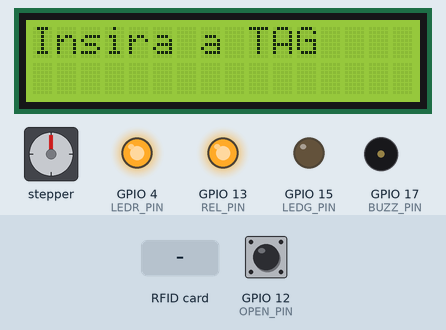
The sketch below on a simulated ESP32. Shown: 16×2 character LCD, stepper motor, output pins drawn as LEDs (lit = HIGH), buzzer (waves = sounding). The inputs (shaded band) are chosen by the test bench; at power-on: GPIO 12 (OPEN_PIN) HIGH. Stepper angles assume 200 steps per turn; what the sketch prints to the serial monitor is not drawn.

Above: at 1.3 s.
1.4 s: RFID card 00 00 00 00 held to the reader
At 3.3 s:
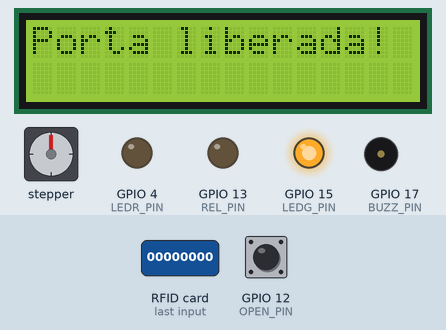
3.9 s: GPIO 12 (OPEN_PIN) pulled LOW for 0.15 s
At 4.7 s:
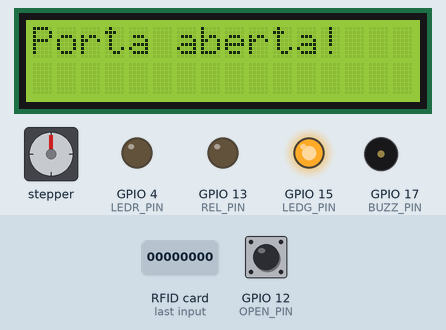
7.0 s: GPIO 12 (OPEN_PIN) pulled LOW for 3.2 s
At 9.07 s:
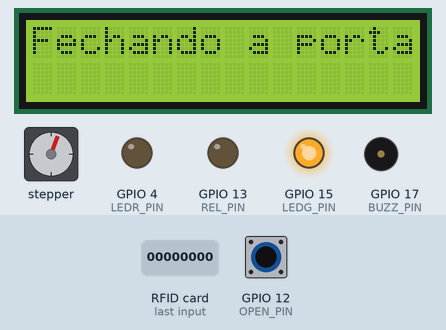
11.7 s: RFID card FB 4A C9 1D held to the reader
At 12.2 s:
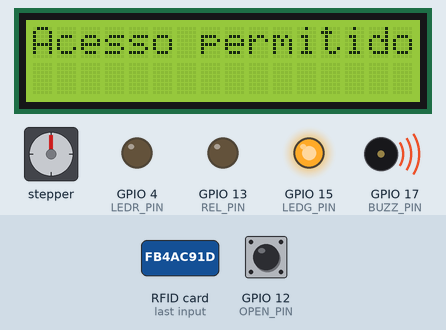
14.7 s: RFID card 12 34 56 78 held to the reader
At 17.7 s:
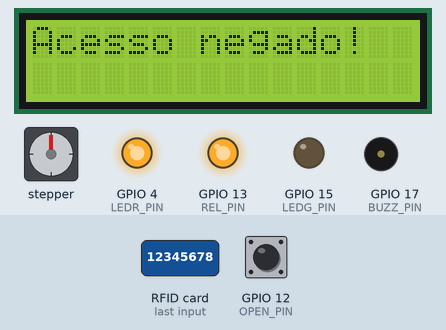
Timing chart, 0 to 19.2 s (numbered marks = the images above; inputs shaded):
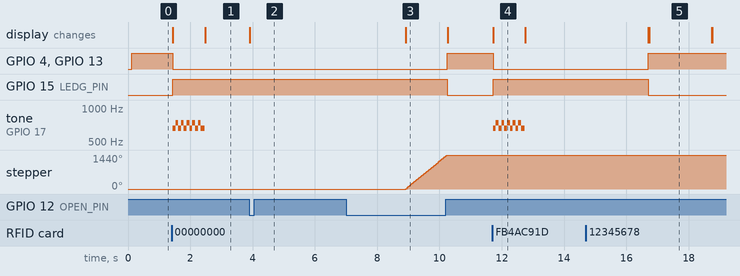

The sketch:

PROJETO_MICRO_WIFI.ino
```cpp
//Configurações Iniciais
  //Definição de Bibliotecas
    #include <Arduino.h> //Arduino
    #include <WiFi.h> //WiFi
    #include <AsyncTCP.h> //Comunicação TCP Assíncrona
    #include <ESPAsyncWebServer.h> //Servidor Web Assíncrono
    #include <SPI.h> //Sensor RFID
    #include <MFRC522.h> //Sensor RFID
    #include <Wire.h> //Módulo LCD
    #include <LiquidCrystal_I2C.h> //Módulo LCD
    #include <Stepper.h> //Motor de Passo

  //Mapeamento de Harware
    #define SS_PIN 5 //Sensor RFID (SDA)
    #define RST_PIN 2 //Sensor RFID (RST)
    #define LEDG_PIN 15 //LED Verde
    #define LEDR_PIN 4 //LED Vermelho
    #define BUZZ_PIN 17 //Buzzer
    #define REL_PIN 13 //Relé
    #define OPEN_PIN 12 //Switch fim de curso
    #define IN1 14 //Pino 1 - Motor de Passo
    #define IN2 27 //Pino 2 - Motor de Passo
    #define IN3 26 //Pino 3 - Motor de Passo
    #define IN4 25 //Pino 4 - Motor de Passo

  //Definição de variáveis
    note_t tone1 = NOTE_Fs; //Nota Fá Sustenido
    note_t tone2 = NOTE_E; //Nota Mi

    String tag1 = "00 00 00 00"; //TAG 1
    String tag2 = "00 00 00 00"; //TAG 2
    String tag3 = "00 00 00 00"; //TAG 3
    String tag4 = "00 00 00 00"; //TAG 4

    bool doorOpen = false; //Manipulador do Estado de Abertura Porta
    unsigned long doorOpenTime = 0; //Manipulador do Tempo de Abertura da Porta
    const unsigned long openDuration = 5000; //Tempo Máximo de Abertura da Porta

    bool doorReleased = false; //Manipulador do Estado de Liberação da Porta
    unsigned long doorReleasedTime = 0; //Manipulador do Tempo de Liberação da Porta
    const unsigned long releaseDuration = 5000; //Tempo Máximo de Liberação da Porta

    const int stepsPerRevolution = 200; //Passos por volta do Motor de Passo

    char st[20]; //Variáveis Globais - Leitura das TAGS

  //Inicialização de Objetos
    MFRC522 mfrc522(SS_PIN, RST_PIN); //RFID
    LiquidCrystal_I2C lcd(0x27, 16, 2); //LCD
    AsyncWebServer server(80); //WebServer Wi-fi
    Stepper myStepper(stepsPerRevolution, IN1, IN3, IN2, IN4); //Motor de Passo

  //Configurações do Wi-fi
  const char* ssid = "TESTE_WIFI"; //Nome
  const char* pass = "12345678"; //Senha

  const char* PARAM_INPUT_1 = "input1"; //Manipulador do Formulário de Cadastro
  const char* PARAM_INPUT_2 = "input2"; //Manipulador do Formulário de Exclusão


  //Páginas HTML
    String index_html_1 = "<!DOCTYPE html><html lang=\"pt-br\"><head><meta charset=\"UTF-8\"><meta name=\"viewport\" content=\"width=device-width,initial-scale=1\"><title>Controle de usuários</title><style>body{display:flex;justify-content:center;align-items:center;height:100vh;margin:0;background-color:#f2f2f2;font-family:Arial,sans-serif}.background{background-color:#fff;border-radius:10px;padding:20px;box-shadow:0 0 10px rgba(0,0,0,.1);text-align:center}h1{font-family:Arial,sans-serif;color:#000;font-weight:400}form{margin-bottom:20px}input[type=text]{padding:10px;margin-right:10px;border:1px solid #ccc;border-radius:5px;font-family:Arial,sans-serif;font-size:14px}input[type=submit]{padding:10px 20px;border:none;border-radius:5px;background-color:#0074d9;color:#fff;cursor:pointer;font-family:Arial,sans-serif;font-size:14px}input[type=submit]:hover{background-color:#0056b3}</style></head><body><div class=\"background\"><h2>Controle de TAGs - SmartLock</h2><h4>TAGS cadastradas:</h4>";
    String index_html_2 = "<br><form action=\"/get\">Cadastrar TAG: <input type=\"text\" name=\"input1\"> <input type=\"submit\" value=\"Enviar\"></form><form action=\"/get\">Excluir TAG: <input type=\"text\" name=\"input2\"> <input type=\"submit\" value=\"Enviar\"></form>";

    String create_html_1 = "<!DOCTYPE html><html lang=\"pt-br\"><head><meta charset=\"UTF-8\"><meta name=\"viewport\" content=\"width=device-width,initial-scale=1\"><title>Controle de usuários</title><style>body{display:flex;justify-content:center;align-items:center;height:100vh;margin:0;background-color:#f2f2f2;font-family:Arial,sans-serif}.background{background-color:green;border-radius:10px;padding:20px;box-shadow:0 0 10px rgba(0,0,0,.1);text-align:center}h3{font-family:Arial,sans-serif;color:#fff;font-weight:700}span{font-family:Arial,sans-serif;color:#fff;font-weight:bolder}a{color:#0ff}form{font-family:Arial,sans-serif;margin-bottom:20px}input[type=text]{padding:10px;margin-right:10px;border:1px solid #ccc;border-radius:5px;font-family:Arial,sans-serif;font-size:14px}input[type=submit]{padding:10px 20px;border:none;border-radius:5px;background-color:#0074d9;color:#fff;cursor:pointer;font-family:Arial,sans-serif;font-size:14px}input[type=submit]:hover{background-color:#0056b3}</style></head><body><div class=\"background\"><h3>A TAG de UID <span>";
    String create_html_2 = "</span> foi cadastrada com sucesso!<br><a href=\"/\">Retornar à página inicial</a>";

    String delete_html_1 = "<!DOCTYPE html><html lang=\"pt-br\"><head><meta charset=\"UTF-8\"><meta name=\"viewport\" content=\"width=device-width,initial-scale=1\"><title>Controle de usuários</title><style>body{display:flex;justify-content:center;align-items:center;height:100vh;margin:0;background-color:#f2f2f2;font-family:Arial,sans-serif}.background{background-color:red;border-radius:10px;padding:20px;box-shadow:0 0 10px rgba(0,0,0,.1);text-align:center}h3{font-family:Arial,sans-serif;color:#fff;font-weight:700}span{font-family:Arial,sans-serif;color:#fff;font-weight:bolder}a{color:#0ff}form{font-family:Arial,sans-serif;margin-bottom:20px}input[type=text]{padding:10px;margin-right:10px;border:1px solid #ccc;border-radius:5px;font-family:Arial,sans-serif;font-size:14px}input[type=submit]{padding:10px 20px;border:none;border-radius:5px;background-color:#0074d9;color:#fff;cursor:pointer;font-family:Arial,sans-serif;font-size:14px}input[type=submit]:hover{background-color:#0056b3}</style></head><body><div class=\"background\"><h3>A TAG de UID <span>";
    String delete_html_2 = "</span> foi excluída com sucesso!<br><a href=\"/\">Retornar à página inicial</a>";

//Setup
  void setup() {
    //Inicialização da Serial
      Serial.begin(115200);

    //Definição do Modo dos Pinos
      pinMode(LEDR_PIN, OUTPUT);
      pinMode(LEDG_PIN, OUTPUT);
      pinMode(BUZZ_PIN, OUTPUT);
      pinMode(OPEN_PIN, INPUT_PULLUP);
      pinMode(REL_PIN, OUTPUT);

    //Inicialização do Sensor RFID
      SPI.begin();
      mfrc522.PCD_Init();

    //Inicialização do Módulo LCD
      lcd.init();
      lcd.backlight();

    //Inicialização do Módulo Wi-Fi
      WiFi.softAP(ssid, pass); //Inicia o ponto de acesso
      Serial.print("Se conectando a: "); //Imprime mensagem sobre o nome do ponto de acesso
      Serial.println(ssid);

      IPAddress ip = WiFi.softAPIP(); //Endereço de IP

      Serial.print("Endereço de IP: "); //Imprime o endereço de IP
      Serial.println(ip);

      server.begin();
      Serial.println("Servidor online"); //Imprime a mensagem de início


    // Criação da página no servidor web
      server.on("/", HTTP_GET, [](AsyncWebServerRequest *request){
        request->send(200, "text/html", index_html_1 + "<li>" + tag1 + "</li>" + "<li>" + tag2 + "</li>" + "<li>" + tag3 + "</li>" + "<li>" + tag4 + "</li>" + index_html_2);
      });

    // Manipuação das requisições GET
      server.on("/get", HTTP_GET, [] (AsyncWebServerRequest *request) {
        String inputMessage;
        String inputParam;

        //Cadastro de TAG
          if (request->hasParam(PARAM_INPUT_1)) {
            inputMessage = request->getParam(PARAM_INPUT_1)->value();
            inputParam = PARAM_INPUT_1;
            if (tag1 == "00 00 00 00") {
              tag1 = inputMessage;
              request->send(200, "text/html", create_html_1 + inputMessage + create_html_2);
            } else if (tag2 == "00 00 00 00") {
              tag2 = inputMessage;
              request->send(200, "text/html", create_html_1 + inputMessage + create_html_2);
            } else if (tag3 == "00 00 00 00") {
              tag3 = inputMessage;
              request->send(200, "text/html", create_html_1 + inputMessage + create_html_2);
            } else if (tag4 == "00 00 00 00") {
              tag4 = inputMessage;
              request->send(200, "text/html", create_html_1 + inputMessage + create_html_2);
            } else {
              request->send(200, "text/html", delete_html_1 + inputMessage + "</span> não pôde ser cadastrada! Memória cheia. Exclua alguma TAG.<br><a href=\"/\">Retornar à página inicial</a>");
            }
          }

        // Exclusão de TAG
          else if (request->hasParam(PARAM_INPUT_2)) {
            inputMessage = request->getParam(PARAM_INPUT_2)->value();
            inputParam = PARAM_INPUT_2;
            if (tag1 == inputMessage) {
              tag1 = "00 00 00 00";
              request->send(200, "text/html", delete_html_1 + inputMessage + delete_html_2);
            } else if (tag2 == inputMessage) {
              tag2 = "00 00 00 00";
              request->send(200, "text/html", delete_html_1 + inputMessage + delete_html_2);
            } else if (tag3 == inputMessage) {
              tag3 = "00 00 00 00";
              request->send(200, "text/html", delete_html_1 + inputMessage + delete_html_2);
            } else if (tag4 == inputMessage) {
              tag4 = "00 00 00 00";
              request->send(200, "text/html", delete_html_1 + inputMessage + delete_html_2);
            } else {
              request->send(200, "text/html", create_html_1 + inputMessage + "</span> não está cadastrada da base de dados! Nada a ser feito.<br><a href=\"/\">Retornar à página inicial</a>");
            }
          }

        //Manipulação de Erros - Caso não tenha parâmetros
          else {
            inputMessage = "No message sent";
            inputParam = "none";
          }
      });

    //Manipulação de Erros - Servidor não encontrado
      server.onNotFound(notFound);

    //Inicialização do Servidor WEB
      server.begin();

    //Definição do Estado de Alguns Pinos
      digitalWrite(LEDR_PIN, HIGH);
      digitalWrite(LEDG_PIN, LOW);
      digitalWrite(REL_PIN, HIGH);
  }

//Loop
  void loop() {
    //Inicialização do Texto no LCD
      lcd.setCursor(0,0);
      lcd.print("Insira a TAG");

    //Leitura das TAGS
      if ( ! mfrc522.PICC_IsNewCardPresent()) { return; } // Verifica novos cartões
      if ( ! mfrc522.PICC_ReadCardSerial()) { return; } // Seleciona um dos cartões

      // Mostra UID da TAG na Serial
        Serial.print("UID da tag :");
        String conteudo= "";
        byte letra;
        for (byte i = 0; i < mfrc522.uid.size; i++) {
          Serial.print(mfrc522.uid.uidByte[i] < 0x10 ? " 0" : " ");
          Serial.print(mfrc522.uid.uidByte[i], HEX);
          conteudo.concat(String(mfrc522.uid.uidByte[i] < 0x10 ? " 0" : " "));
          conteudo.concat(String(mfrc522.uid.uidByte[i], HEX));
        }
        Serial.println();
        Serial.print("Mensagem : ");
        conteudo.toUpperCase();

    //Verifica se a porta está liberada
      if (!doorReleased) {
        if (conteudo.substring(1) == tag1 || conteudo.substring(1) == tag2 || conteudo.substring(1) == tag3 || conteudo.substring(1) == tag4 || conteudo.substring(1) == "FB 4A C9 1D") {
          doorReleased = true;
          doorReleasedTime = millis();
          lcd.clear();
          lcd.setCursor(0, 0);
          lcd.print("Acesso permitido!");
          Serial.println("Acesso permitido!");
          digitalWrite(LEDR_PIN, LOW);
          digitalWrite(LEDG_PIN, HIGH);
          digitalWrite(REL_PIN, LOW);
          for (int i = 0; i < 5; i++) {
            myTone(BUZZ_PIN, tone2);
            delay(90);
            myTone(BUZZ_PIN, tone1);
            delay(90);
          }
          myTone(BUZZ_PIN, tone2);
          delay(120);
          myNoTone(BUZZ_PIN);
        } else {
          doorReleased = false;
          lcd.clear();
          lcd.setCursor(0, 0);
          lcd.print("Acesso negado!");
          Serial.println("Acesso negado!");
          delay(2000);
          lcd.clear();
        }
      }

    //Após liberada, começam as subrotinas de contagem
      if (doorReleased) {
        lcd.clear();
        lcd.setCursor(0, 0);
        lcd.print("Porta liberada!");
        Serial.println("Porta liberada!");

        while (doorReleased) {
          //Verifica se a porta foi aberta
            if (digitalRead(OPEN_PIN) == LOW) {
              if (!doorOpen) {
                doorOpenTime = millis();
                doorOpen = true;
              }
            }

          //Após aberta, começam as subrotinas de contagem
            if (doorOpen) {
              lcd.clear();
              lcd.setCursor(0, 0);
              lcd.print("Porta aberta!");
              Serial.println("Porta aberta!");

              while (doorOpen) {
                if (millis() - doorOpenTime >= openDuration) {
                  lcd.clear();
                  lcd.setCursor(0, 0);
                  lcd.print("Fechando a porta");
                  Serial.println("Fechando a porta");
                  while(digitalRead(OPEN_PIN) == LOW) {
                    myStepper.setSpeed(180);  // Defina a velocidade do motor
                    myStepper.step(stepsPerRevolution*4);
                  }
                  doorOpen = false;
                }
              }
            }

            if (millis() - doorReleasedTime >= releaseDuration && !doorOpen) {
              Serial.println("Tempo Esgotado! Porta trancada!");
              doorReleased = false;
              digitalWrite(LEDR_PIN, HIGH);
              digitalWrite(LEDG_PIN, LOW);
              digitalWrite(REL_PIN, HIGH);
              lcd.clear();
            }
        }
      }
  }

//Funções Independentes
  //Tocar o Buzzer
    void myTone(int pin, note_t tone) {
      ledcSetup(0, tone, 8);
      ledcAttachPin(pin, 0);
      ledcWriteNote(0, tone, 5);
    }

  //Parar o Buzzer
    void myNoTone(int pin) {
      ledcDetachPin(pin);
    }

  //Manipulação de Erros - Servidor não encontrado
  void notFound(AsyncWebServerRequest *request) {
    request->send(404, "text/plain", "Not found");
  }
```

Measured:
- after the input at 1.4 s, GPIO 4 (LEDR_PIN), GPIO 13 (REL_PIN): HIGH → LOW at once; GPIO 15 (LEDG_PIN): LOW → HIGH at once; tone on GPIO 17 (BUZZ_PIN): silent → 659 Hz at once, then repeats every 0.18 s: 740 Hz 0.09 s, 659 Hz 0.09 s, until it stays silent from 2.5 s; the display: first changes at once (image 1 shows a later state)
- after the input at 3.9 s, GPIO 4 (LEDR_PIN), GPIO 13 (REL_PIN): stays LOW (without the input it goes to HIGH after 2.5 s); GPIO 15 (LEDG_PIN): stays HIGH (without the input it goes to LOW after 2.5 s); the display: changes at once (image 2)
- after the input at 7.0 s, GPIO 4 (LEDR_PIN), GPIO 13 (REL_PIN): LOW → HIGH after 3.3 s instead of 1.9 s; GPIO 15 (LEDG_PIN): HIGH → LOW after 3.3 s instead of 1.9 s; stepper: turns 1440° clockwise in 1.3 s, starting after 1.9 s; the display: changes after 1.9 s (image 3)
- after the input at 11.7 s, GPIO 4 (LEDR_PIN), GPIO 13 (REL_PIN): HIGH → LOW at once; GPIO 15 (LEDG_PIN): LOW → HIGH at once; tone on GPIO 17 (BUZZ_PIN): silent → 659 Hz at once, then repeats every 0.18 s: 740 Hz 0.09 s, 659 Hz 0.09 s, until it stays silent from 12.7 s; the display: changes at once (image 4)
- after the input at 14.7 s, the display: first differs from a run without the input after 2.0 s (image 5)
